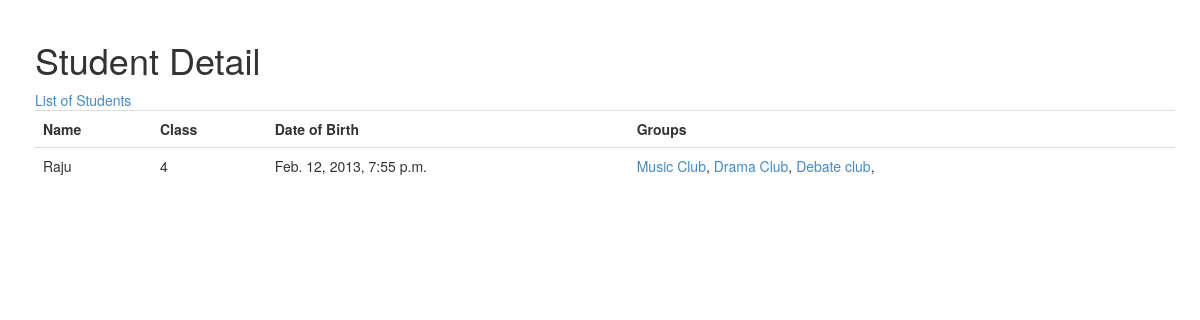
/students/4/, run on the app's committed database.
### students/models.py (models this page shows, shortened)
class Student(models.Model):
    name = models.CharField(max_length=200)
    date_of_birth = models.DateTimeField()
    student_class = models.IntegerField('Class')

class Group(models.Model):
    students = models.ManyToManyField(Student)
    name = models.CharField(max_length=200)

### students/views.py (the view)
# urls.py: url(r'^(?P<student_id>\d+)/$', views.detail, name='detail'),
def detail(request, student_id):
    student = get_object_or_404(Student, pk=student_id)
    return render(request, 'students/detail.html', {'student': student})

### students/templates/students/detail.html (shortened to what this page needs)
{% load staticfiles %}
<link rel="stylesheet" type="text/css" href="{% static 'students/bootstrap.min.css' %}" />
<div class = 'container'>
	<h1>Student Detail</h1>
<a href = '{% url 'students:index' %}'>List of Students</a>
	<table class = 'table'>
		<tr>
			<th>Name</th>
			<th>Class</th>
			<th>Date of Birth</th>
			<th>Groups</th>
		</tr>
		<tr>
			<td>
				{{ student.name }}
			</td>
			<td>{{ student.student_class }}</td>
			<td>{{ student.date_of_birth }}</td>
			<td>
				{% for group in student.group_set.all %}
				<a href="{% url 'students:group_detail' group.id %}">{{ group.name }}</a>,
				{% endfor %}
			</td>
		</tr>
	</table>
</div>

### students/templates/students/detail.html (style rules this page uses)
.container { margin: 20px; }
table { font-size: 14px; }

### data on the page
Student: name "Raju", student_class "4", date_of_birth "Feb. 12, 2013, 7:55 p.m."
Group: name "Music Club"
Group: name "Drama Club"
Group: name "Debate club"
